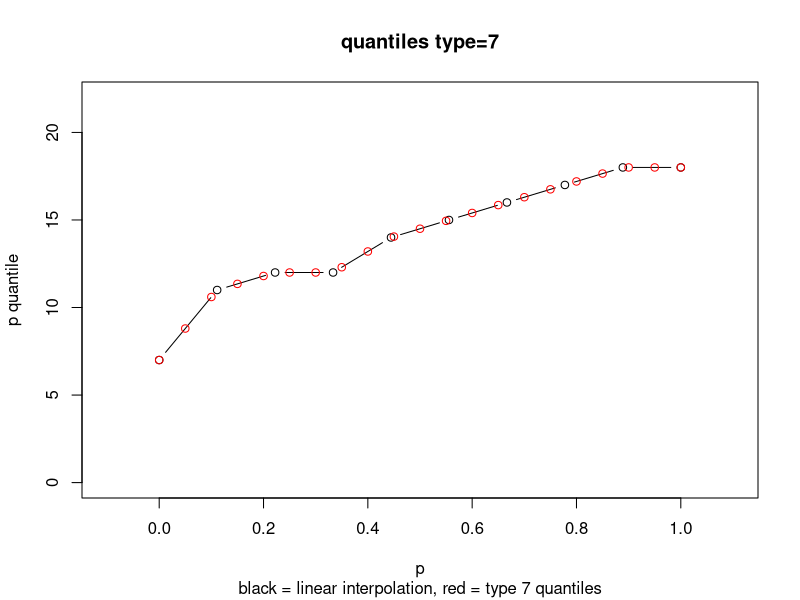
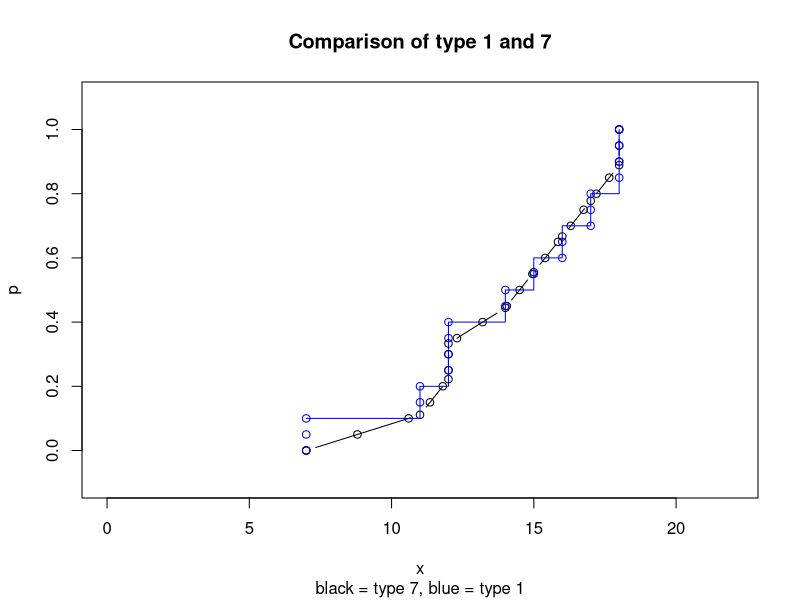
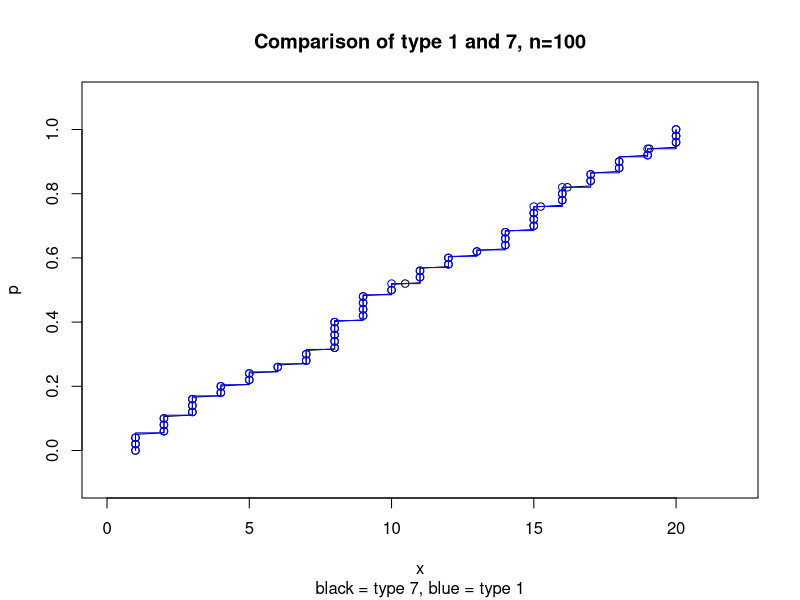

Generate these figures, in order, with R: (Note: this script raises an error after producing the figures.)
#Aufgabe 2.5.
library(tidyverse)

# a) Generate a random sample of size n from 1, 2, ..., 20
# and determine the empirical distribution function 
s.size <- 10
x <- sample(1:20, size = s.size, replace = TRUE)
emp.dist <- tibble(obs = x) %>%
  count(obs) %>%
  mutate(cum.rel.freq = cumsum(n)/sum(n)
  ) 

# b) Determine a R function to find quantile according
# to the definition given in the lecture
my.quantile <- function(x,p) {
  x_sort <- sort(x)
  return(x_sort[ceiling(length(x)*p)])
}

# c) Compare the results of your quantile function with
# the results of the R function
my.quantile(x, seq(0,1, by = 0.05))
quantile(x, probs = seq(0,1, by=0.05), type = 1)

# d) The R function quantile() evaluates quantiles of type 7
# if no type is specified. Type 7 quantile are defined by a linear 
# interpolation of the points 
# (0, x_(1)), (1/(n-1),x_(2)), (2/(n-1),x_(3)), ..., (n/(n-1),x_(n))
# with n = sample size. Visualize the evalution by a diagram 
# which contain these points, the linear interpolation and the
# R quantile of type 7 of order 0, 0.5, ..., 1
plot(y=sort(x), 
     x=(0:(s.size-1))/(s.size-1),
     type="b", 
     col = "black",
     ylim=c(0,22), 
     xlim=c(-0.1,1.1),
     xlab="p", 
     ylab="p quantile",
     main="quantiles type=7",
     sub = "black = linear interpolation, red = type 7 quantiles")

points(x=seq(0,1, by=0.05), y=quantile(x,prob=seq(0,1, by=0.05)), col="red")

# e) Create a table containing the quantiles of type 1 and type 7 of order
# 0,0.01, ..., 0.99,1. What are the possible values of the quantiles?
q1.q7 <- tibble(
  p = seq(0,1,by=0.01),
  q1 = quantile(x, probs=p,type=1),
  q7 = quantile(x, probs=p,type=7)
)
# feasible value type 1: all sample values
# feasible values type 7: all values in the interval 
# [min(sample values, max(sample values)]

# f) Create a diagram which visualize the empirical distribution function,
# the function H, which connects the points
# (0, x_(1)), (1/(n-1),x_(2)), (2/(n-1),x_(3)), ..., (n/(n-1),x_(n))
# with line segments (the above linear interpolation), type 1 and type 7
# quantiles and mention the difference between type 1 and type 7 quantiles.
plot(x=sort(x), y=(0:(s.size-1))/(s.size-1),
     type="b", col = "black",
     xlim=c(0,22), ylim=c(-0.1,1.1),
     ylab="p", xlab="x",
     main="Comparison of type 1 and 7",
     sub = "black = type 7, blue = type 1")

points(y=seq(0,1, by=0.05), x=quantile(x,prob=seq(0,1, by=0.05), type=7), col="black")
points(y=seq(0,1, by=0.05), x=quantile(x,prob=seq(0,1, by=0.05), type=1), col="blue")
lines(x=emp.dist$obs, y=emp.dist$cum.rel.freq, type="s",col="blue")

# g) Increase the sample size from 10 to 50 and then to 100 and create 
# the above diagram. What happens?
s.size <- 200
x <- sample(1:20, size = s.size, replace = TRUE)
emp.dist <- tibble(
  obs = x
) %>%
  count(obs) %>%
  mutate(
    cum.rel.freq = cumsum(n)/sum(n)
  ) 
plot(x=sort(x), y=(0:(s.size-1))/(s.size-1),
     type="l", col = "black",
     xlim=c(0,22), ylim=c(-0.1,1.1),
     ylab="p", xlab="x",
     main="Comparison of type 1 and 7, n=100",
     sub = "black = type 7, blue = type 1")
points(y=seq(0,1, by=0.02), x=quantile(x,prob=seq(0,1, by=0.02), type=7), col="black")
points(y=seq(0,1, by=0.02), x=quantile(x,prob=seq(0,1, by=0.02), type=1), col="blue")
lines(x=emp.dist$obs, y=emp.dist$cum.rel.freq, type="s",col="blue")

#Beobachtungen
#a) Die Abweichungen zwischen der empirischen Verteilungsfunktion F und der Funktion H nehmen ab. 
#Für große Stichprobengrößen sind beide Funktionen mehr oder weniger identisch.
#b) Die realisierbaren Werte der Quantile vom Typ 1 sind {1,2,...20}, während
#Quantile des Typs 7 können jeden Wert aus dem Intervall [1,20] annehmen.
#c) Quantile vom Typ 1 sind für diskrete Variablen geeignet. Im Falle von kontinuierlichen 
#Variablen können beide Typen verwendet werden und insbesondere bei großen Stichprobengrößen sind die
#Werte mehr oder weniger identisch sind.

#Aufgabe 2.6.
data1 <- tibble(
  type = c(rep("non-player",10), rep("beginner",10),rep("tournament",10)),
  res = c(22.1,22.3,26.2,29.6,31.7,33.5,38.9,39.7,43.2,43.2,
          32.5,37.1,39.1,40.5,45.5,51.3,52.6,55.7,55.9,57.7,
          40.1,45.6,51.2,56.4,58.1,71.1,74.9,75.9,80.3,85.3))

# alternative: tidy the messy dataset data
data1 %>% 
  as_tibble() %>%
  gather(key = "type", value = "res")

measures <- data1 %>%
  group_by(type) %>%
  summarise(Min = min(res),Max=max(res),
            q1=quantile(res,0.25,type=1),q2=quantile(res,0.5,type=1),
            q3=quantile(res,0.75,type=1),
            Mean=mean(res),variance=var(res),
            interquartile_range=q3-q1)
measures

# Boxplots
boxplot(data1[,1],data1[,2],data1[,3], 
        names=colnames(data1),
        main = "side by side boxplots",
        xlab = "player type", ylab = "rem. chess positions")

# Boxplots with ggplot
boxplot(res ~ type, data = data1)
# solution with ggplot()
# changing the order in the side by side boxplots by adding a factor to type
data$type <- factor(data$type, levels = c("non-player", "beginner","tournament"))
ggplot(data = data1) + 
  geom_boxplot(mapping = aes(x=type, y=res, group = type)) +
  geom_point(mapping = aes(x=type,y=res,group=type)) +
  xlab("player type") +
  ylab("rem. chess positions") +
  ggtitle("side by side boxplots with marked values") +
  theme_bw()

